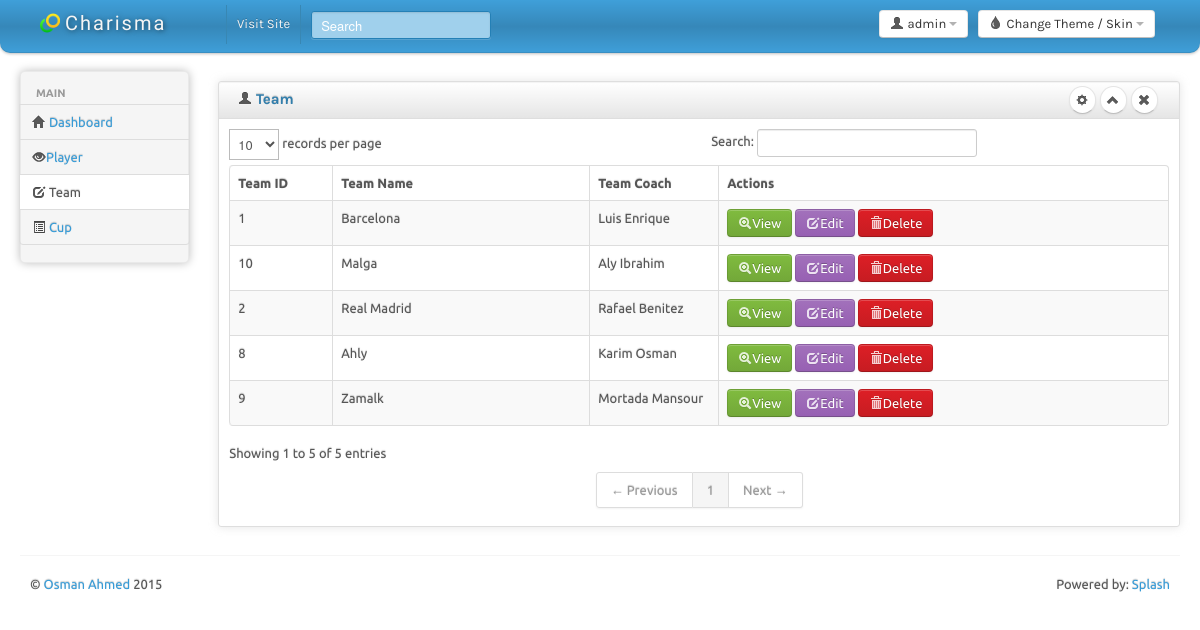
Page /cup/team.php on the committed database.
### tables this page shows
CREATE TABLE IF NOT EXISTS `team` (
  `TeamID` int(5) NOT NULL,
  `Name` varchar(300) NOT NULL,
  `CoachID` int(5) NOT NULL
);

CREATE TABLE IF NOT EXISTS `coach` (
  `CoachID` int(3) NOT NULL,
  `Name` varchar(300) NOT NULL
);

### cup/team.php (the view, shortened to what this page needs)
<!DOCTYPE html>
<html lang="en">
<head>
	<link id="bs-css" href="css/bootstrap-cerulean.css" rel="stylesheet">
	<link href="css/bootstrap-responsive.css" rel="stylesheet">
	<link href="css/charisma-app.css" rel="stylesheet">
	<link href="css/jquery-ui-1.8.21.custom.css" rel="stylesheet">
	<link href='css/fullcalendar.css' rel='stylesheet'>
	<link href='css/fullcalendar.print.css' rel='stylesheet'  media='print'>
	<link href='css/chosen.css' rel='stylesheet'>
	<link href='css/uniform.default.css' rel='stylesheet'>
	<link href='css/colorbox.css' rel='stylesheet'>
	<link href='css/jquery.cleditor.css' rel='stylesheet'>
	<link href='css/jquery.noty.css' rel='stylesheet'>
	<link href='css/noty_theme_default.css' rel='stylesheet'>
	<link href='css/elfinder.min.css' rel='stylesheet'>
	<link href='css/elfinder.theme.css' rel='stylesheet'>
	<link href='css/jquery.iphone.toggle.css' rel='stylesheet'>
	<link href='css/opa-icons.css' rel='stylesheet'>
	<link href='css/uploadify.css' rel='stylesheet'>
</head>
<body>
	<div class="navbar">
		<div class="navbar-inner">
			<div class="container-fluid">
				<a class="brand" href="index.html"> <img alt="Charisma Logo" src="img/logo20.png" /> <span>Charisma</span></a>
				<div class="btn-group pull-right theme-container" >
					<a class="btn dropdown-toggle" data-toggle="dropdown" href="#">
						<i class="icon-tint"></i><span class="hidden-phone"> Change Theme / Skin</span>
						<span class="caret"></span>
					</a>
				</div>
				<div class="btn-group pull-right" >
					<a class="btn dropdown-toggle" data-toggle="dropdown" href="#">
						<i class="icon-user"></i><span class="hidden-phone"> admin</span>
						<span class="caret"></span>
					</a>
				</div>
				<div class="top-nav nav-collapse">
					<ul class="nav">
						<li><a href="#">Visit Site</a></li>
						<li>
							<form class="navbar-search pull-left">
								<input placeholder="Search" class="search-query span2" name="query" type="text">
							</form>
						</li>
					</ul>
				</div>
			</div>
		</div>
	</div>
		<div class="container-fluid">
		<div class="row-fluid">
			<div class="span2 main-menu-span">
				<div class="well nav-collapse sidebar-nav">
        		<? require_once "rightmenu.php"; ?>
				</div>
			</div>
                <div id="content" class="span10">
<div class="row-fluid sortable">
<div class="box span12">
<div class="box-header well" data-original-title>
<h2><i class="icon-user"></i> Team</h2>
<div class="box-icon">
<a href="AddTeam.php" class="btn  btn-round"><i class="icon-cog"></i></a>
<a href="#" class="btn btn-minimize btn-round"><i class="icon-chevron-up"></i></a>
<a href="#" class="btn btn-close btn-round"><i class="icon-remove"></i></a>
</div>
</div>
<div class="box-content">
<table class="table table-striped table-bordered bootstrap-datatable datatable">
<thead>
<tr>
<th width="8%">Team ID</th>
<th width="20%">Team Name</th>
<th width="10%">Team Coach</th>
<th width="35%">Actions</th>
</tr>
</thead>
<tbody>
<?
$GetTeam = mysql_query("SELECT team.TeamID AS TeamID, team.Name AS TeamName, coach.Name AS CoachName FROM team team LEFT OUTER JOIN coach coach ON (team.CoachID = coach.CoachID) ORDER BY TeamName ASC");
while($GetTeamFetch = mysql_fetch_array($GetTeam)){
?>
    <tr>
    <td><? echo $GetTeamFetch[TeamID]; ?></td>
    <td class="center"><? echo $GetTeamFetch[TeamName]; ?></td>
    <td class="center"><? echo $GetTeamFetch[CoachName]; ?></td>
    <td class="center">
      <a class="btn btn-success" href="TeamView.php?ID=<? echo $GetTeamFetch[TeamID]; ?>"><i class="icon-zoom-in icon-white"></i>View</a>
      <a class="btn btn-info" href="TeamEdit.php?ID=<? echo $GetTeamFetch[TeamID]; ?>"><i class="icon-edit icon-white"></i>Edit</a>
      <a class="btn btn-danger" href="TeamDelete.php?ID=<? echo $GetTeamFetch[TeamID]; ?>"><i class="icon-trash icon-white"></i>Delete</a>
    </td>
    </tr>
<? } ?>
</tbody>
</table>
</div>
</div>
</div>
                </div>
			</div>
		<hr>
		<footer>
			<p class="pull-left">&copy; <a href="#">Osman Ahmed</a> 2015</p>
			<p class="pull-right">Powered by: <a href="#">Splash</a></p>
		</footer>
	</div>
</body>
</html>

### cup/css/charisma-app.css (style rules this page uses)
.box { border: 1px solid #DEDEDE; border-radius:3px; -webkit-border-radius:3px; -moz-border-radius:3px; margin-top: 10px; margin-bottom: 10px ; box-shadow: 0 0 10px rgba(189, 189, 189, 0.4); -webkit-box-shadow: 0 0 10px rgba(189, 189, 189, 0.4); -moz-box-shadow: 0 0 10px rgba(189, 189, 189, 0.4); }
.box-header { border:none; padding-top:5px; border-bottom: 1px solid #DEDEDE; border-radius:3px 3px 0 0; -webkit-border-radius:3px 3px 0 0; -moz-border-radius:3px 3px 0 0; height:12px; min-height:12px; margin-bottom: 0; cursor:move; font-weight:bold; font-size:16px; background: -moz-linear-gradient(top, rgba(255,255,255,0) 0%, rgba(0,0,0,0.1) 100%); background: -webkit-gradient(linear, left top, left bottom, color-stop(0%,rgba(255,255,255,0)), color-stop(100%,rgba(0,0,0,0.1))); background: -webkit-linear-gradient(top, rgba(255,255,255,0) 0%,rgba(0,0,0,0.1) 100%); background: -o-linear-gradient(top, rgba(255,255,255,0) 0%,rgba(0,0,0,0.1) 100%); background: -ms-linear-gradient(top, rgba(255,255,255,0) 0%,rgba(0,0,0,0.1) 100%); background: linear-gradient(to bottom, rgba(255,255,255,0) 0%,rgba(0,0,0,0.1) 100%); filter: progid:DXImageTransform.Microsoft.gradient( startColorstr='#00ffffff', endColorstr='#1a000000',GradientType=0 ); }
.box-header h2 { font-size:15px; width:auto; clear:none; float:left; line-height:25px; white-space: nowrap; }
.box-header h2 > i { margin-top:1px; }
.box-icon { float:right; }
.box-icon a { clear:none; float:left; margin:0 2px; height: 18px; width:5px; margin-top: -1px; }
.box-icon a i { margin-left:-4.5px; }
.box-content { padding:10px; }
.btn-round { border-radius: 40px; -webkit-border-radius: 40px; -moz-border-radius: 40px; font-size:12px; padding-top:4px; }
footer { clear:both; }
footer .pull-right { float:right; margin-right:10px; }
footer .pull-left { float:left; margin-left:10px; }
.sidebar-nav { min-height:0; box-shadow: 0 0 10px #BDBDBD; -webkit-box-shadow: 0 0 10px #BDBDBD; -moz-box-shadow: 0 0 10px #BDBDBD; border-radius: 5px; -webkit-border-radius: 5px; -moz-border-radius: 5px; margin-bottom: 0; padding-bottom:0; }
.brand { font-family: 'Shojumaru', cursive, Arial, serif; letter-spacing:2px; text-shadow:1px 1px 5px rgba(0, 0, 0, 0.5); width:166px; }
.brand img { float:left; height:20px; width:20px; margin-right:5px; }
.brand span { float:left; }
.navbar-search { margin-left:10px; }
.navbar-inner { border-radius:0 0 10px 10px; -webkit-border-radius:0 0 10px 10px; -moz-border-radius:0 0 10px 10px; padding-top:5px; padding-bottom:5px; }
.pull-left { float:left !important; }
.pull-right { float:right !important; }

### cup/team.php (style rules this page uses)
body { padding-bottom: 40px; }
.sidebar-nav { padding: 9px 0; }

### rows in the picture
team: TeamID "8", Name "Ahly", CoachID.Name "Karim Osman"
team: TeamID "1", Name "Barcelona", CoachID.Name "Luis Enrique"
team: TeamID "10", Name "Malga", CoachID.Name "Aly Ibrahim"
team: TeamID "2", Name "Real Madrid", CoachID.Name "Rafael Benitez"
team: TeamID "9", Name "Zamalk", CoachID.Name "Mortada Mansour"
